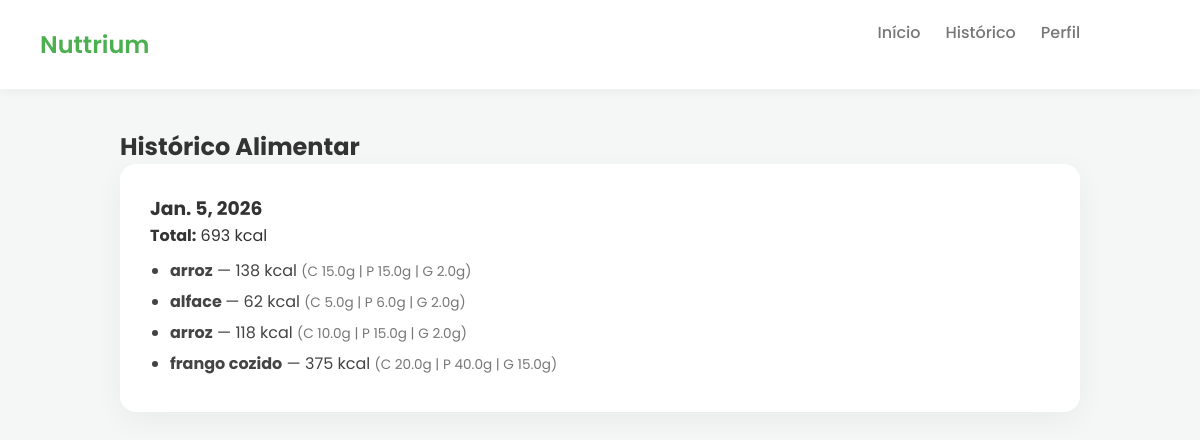
The page /historico/ (signed in) on the database as committed earlier.
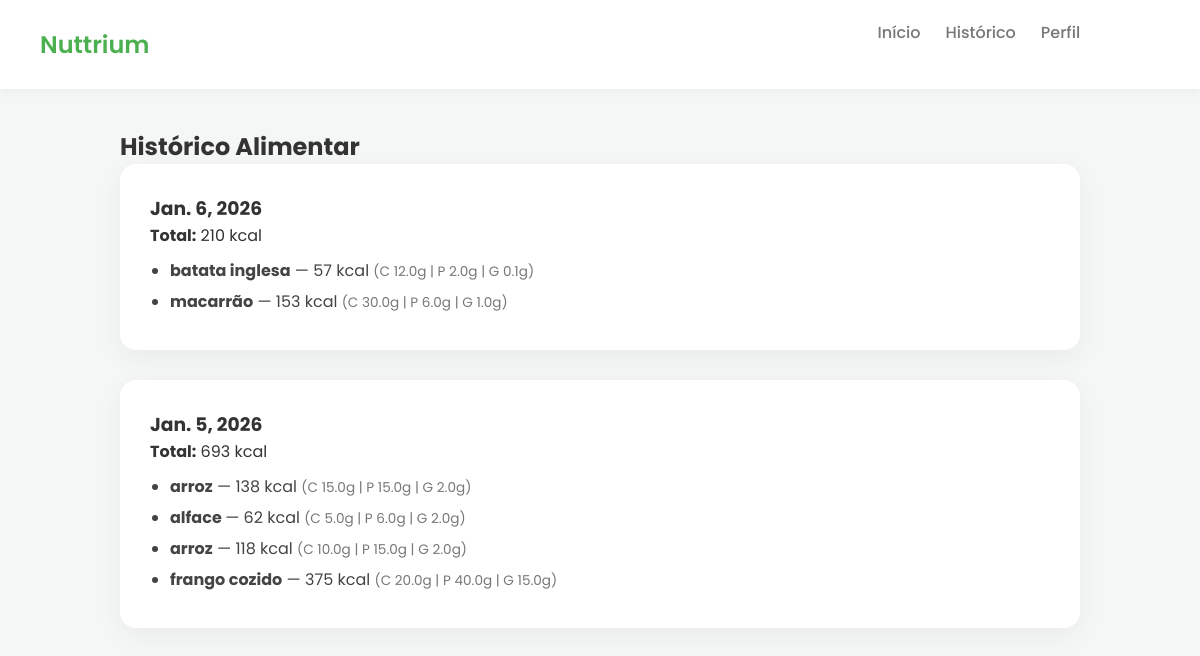
The same page on the database as committed later.
### alimentacao/models.py (models this page shows, shortened)
class Refeicao(models.Model):
    user = models.ForeignKey(User, on_delete=models.CASCADE)
    nome = models.CharField(max_length=100)
    carboidratos = models.FloatField()
    proteinas = models.FloatField()
    gorduras = models.FloatField()
    data = models.DateField(auto_now_add=True)
    def calorias(self):
        return self.carboidratos * 4 + self.proteinas * 4 + self.gorduras * 9

### alimentacao/views.py (the view)
# urls.py: path('historico/', views.historico, name='historico'),
@login_required
def historico(request):
    refeicoes = Refeicao.objects.filter(user=request.user).order_by("-data")
    dias = defaultdict(list)
    for r in refeicoes:
        dias[r.data].append(r)
    historico_formatado = []
    for data, itens in dias.items():
        total = sum(r.calorias() for r in itens)
        historico_formatado.append({
            "data": data,
            "total": total,
            "itens": itens
        })
    return render(request, "historico.html", {
        "dias": historico_formatado
    })

### alimentacao/templates/historico.html
{% extends 'base.html' %}
{% block content %}
<h2>Histórico Alimentar</h2>
{% for dia in dias %}
  <div class="card">
    <h3>{{ dia.data }}</h3>
    <p><strong>Total:</strong> {{ dia.total|floatformat:0 }} kcal</p>
    <ul class="lista-alimentos">
      {% for r in dia.itens %}
        <li>
          <strong>{{ r.nome }}</strong> —
          {{ r.calorias|floatformat:0 }} kcal
          <span class="macros">
            (C {{ r.carboidratos }}g |
             P {{ r.proteinas }}g |
             G {{ r.gorduras }}g)
          </span>
        </li>
      {% endfor %}
    </ul>
  </div>
{% empty %}
  <p>Nenhum registro ainda.</p>
{% endfor %}
{% endblock %}

### alimentacao/templates/base.html (shortened to what this page needs)
{% load static %}
<!DOCTYPE html>
<html lang="pt-br">
<head>
  <link rel="stylesheet" href="{% static 'css/styles.css' %}">
</head>
<body>
<header>
  <nav>
    <h1>Nuttrium</h1>
    <ul>
      {% if user.is_authenticated %}
        <li><a href="{% url 'dashboard' %}">Início</a></li>
        <li><a href="{% url 'historico' %}">Histórico</a></li>
        <li><a href="{% url 'perfil' %}">Perfil</a></li>
<form method="post" action="{% url 'logout' %}" style="display:inline;">
  <button type="submit" class="logout-btn">Sair</button>
</form>
      {% else %}
        <li><a href="{% url 'login' %}">Entrar</a></li>
        <li><a href="{% url 'cadastro' %}">Criar conta</a></li>
      {% endif %}
    </ul>
  </nav>
</header>
<main>
  {% block content %}{% endblock %}
</main>
</body>
</html>

### alimentacao/static/css/styles.css (style rules this page uses)
:root { --verde: #4CAF50; --verde-escuro: #16771b; --fundo: #f4f7f6; --card: #ffffff; --texto: #333; --cinza: #777; }
* { margin: 0; padding: 0; box-sizing: border-box; font-family: 'Poppins', sans-serif; }
body { background: var(--fundo); color: var(--texto); }
header { background: var(--card); padding: 20px 40px; box-shadow: 0 2px 10px rgba(0,0,0,.05); }
nav { display: flex; justify-content: space-between; align-items: center; }
nav h1 { color: var(--verde); font-weight: 600; }
nav ul { list-style: none; display: flex; gap: 25px; }
nav a { text-decoration: none; color: var(--cinza); font-weight: 500; }
main { max-width: 1000px; margin: 40px auto; padding: 0 20px; }
.card { background: var(--card); padding: 30px; border-radius: 16px; box-shadow: 0 8px 30px rgba(0,0,0,.05); margin-bottom: 30px; }
form { display: grid; gap: 15px; }
input, select, button { padding: 12px; border-radius: 10px; border: 1px solid #ddd; font-size: 14px; }
button { background: var(--verde); color: white; border: none; cursor: pointer; font-weight: 500; }
.lista-alimentos { margin-top: 10px; padding-left: 20px; }
.lista-alimentos li { margin-bottom: 6px; color: #444; }
.macros { color: #777; font-size: 0.85rem; }
.logout-btn { background: none; border: none; color: white; cursor: pointer; font-size: 1rem; }

Rows that differ between the two databases and show on the page:
added Refeicao: data "Jan. 6, 2026", nome "batata inglesa", calorias "57", carboidratos "12.0", proteinas "2.0", gorduras "0.1"
added Refeicao: nome "macarrão", calorias "153", carboidratos "30.0", proteinas "6.0", gorduras "1.0", shown under "Jan. 6, 2026"
Other text that changed with them:
new list line: "Total: 210 kcal"
